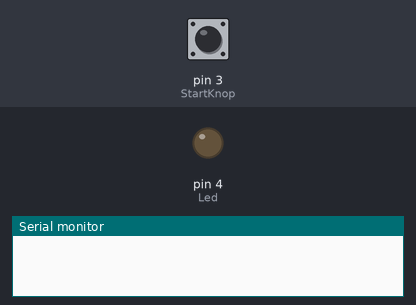
A sketch run on a simulated Arduino Uno, built with avr-gcc and run on an emulated ATmega328P. On the bench: output pins drawn as LEDs (lit = HIGH), the last lines printed to the serial monitor. Inputs (shaded band) come from the test bench; at power-on: pin 3 (StartKnop) LOW.

Above: at 1.2 s.
1.3 s: pin 3 (StartKnop) pulled HIGH for 0.15 s
At 1.8 s:
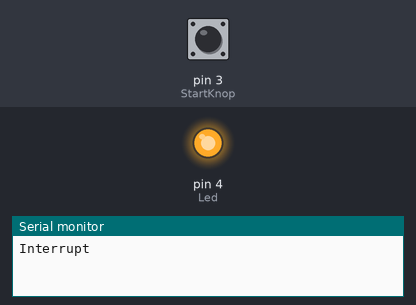
2.9 s: pin 3 (StartKnop) pulled HIGH for 1 s
At 4.3 s:
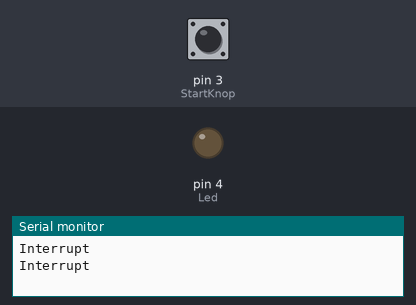
5.4 s: pin 3 (StartKnop) pulled HIGH for 3.2 s
At 6.2 s:
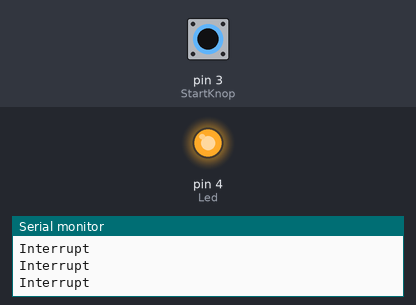
Timing chart, 0 to 8.4 s (numbered marks = the images above; inputs shaded):
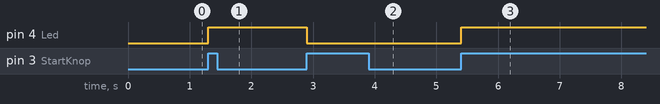

The sketch:

POC-interrupt.ino
```cpp
const int StartKnop = 3;
const int Led = 4;

bool StatusLed = false;

void setup() {
  Serial.begin(9600);

  pinMode(Led, OUTPUT);
  pinMode(StartKnop, INPUT);

  attachInterrupt(digitalPinToInterrupt(StartKnop), Interrupt, RISING);
}

void loop() {
  // Led aan of uit
  digitalWrite(Led, StatusLed);
}

void Interrupt() {
  Serial.println("Interrupt");
  StatusLed = !StatusLed;
}
```

Measured:
- after the input at 1.3 s, pin 4 (Led): LOW → HIGH at once
- after the input at 2.9 s, pin 4 (Led): HIGH → LOW at once
- after the input at 5.4 s, pin 4 (Led): LOW → HIGH at once
